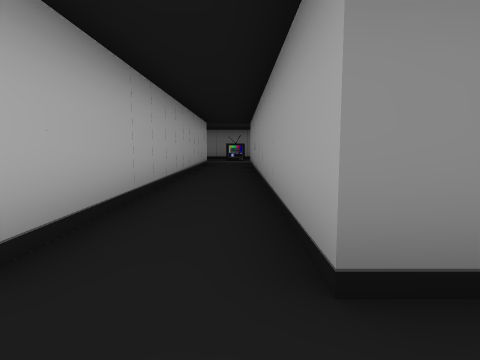
view 1 (above)

13 first-person views from a walk through a level from a Godot 3-D game. The camera is 1.5 m above the floor, tilts 6° down and sees 75° across. The floor is counted in squares, 2 m on a side. Each view is taken from the middle of a square. On the plan, view 1 faces up. The plan holds only what a view shows up to about 10 squares ahead; the rest is blank.

view 2
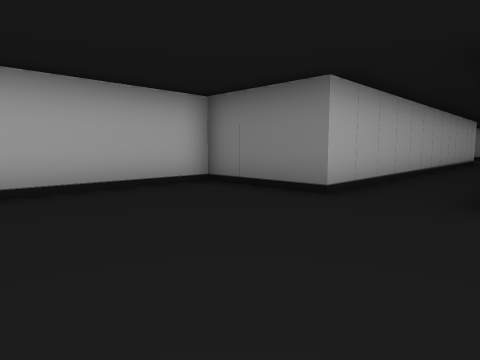

view 3
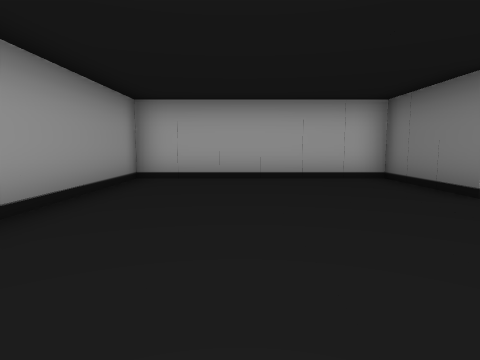

view 4
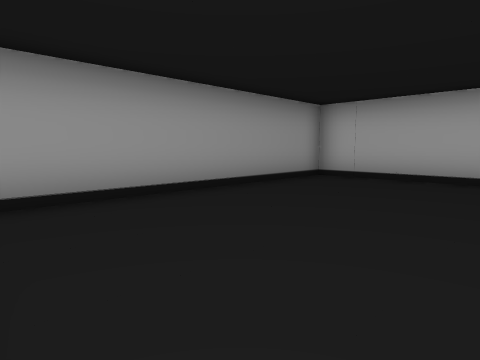

view 5
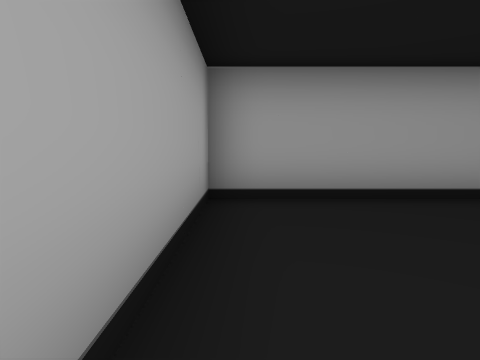

view 6
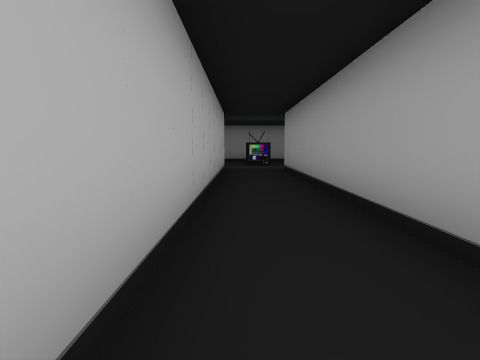

view 7
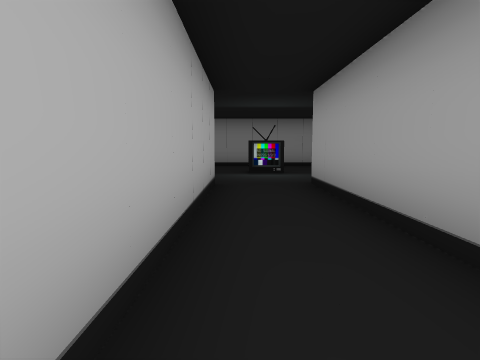

view 8
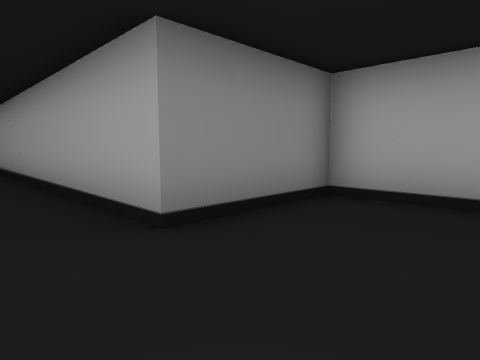

view 9
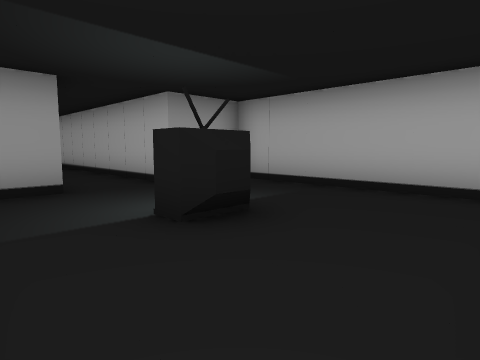

view 10
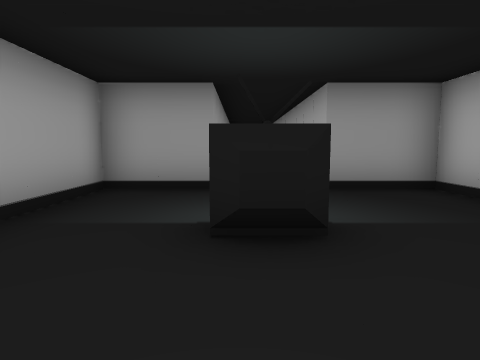

view 11
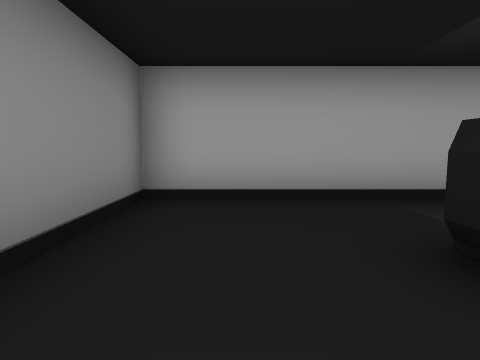

view 12
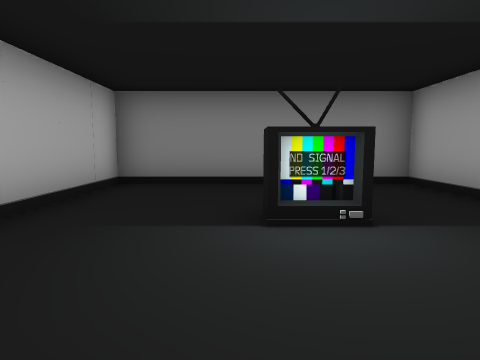

view 13
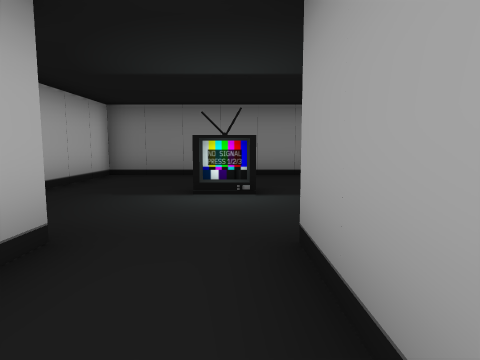

### Floor plan
Ten units are one square. View 1 is at (0, 0); x grows to the right and y downward. Boxes are objects, and circles mark ways between rooms. Rooms are numbered by the first view taken in them; rooms with no view inside come last. Other rooms are left out.
<svg viewBox="-50 -209 90 259">
<path fill="none" stroke="#000" d="M-15 -144 -15 -15 -45 -15 -45 45 35 45 35 -15 5 -15 5 -144M5 -144 25 -144 25 -204 -35 -204 -35 -144 -15 -144"/>
<rect x="-5" y="-175" width="10" height="10" fill="#bbb"><title>TV</title></rect>
<circle cx="-5" cy="-140" r="3" fill="#2a7"/>
<text x="-10" y="-20">1</text>
<text x="-10" y="-180">2</text>
</svg>
Room 1 opens to room 2.

Where each view was taken, in squares from view 1:
view 1: 0 up, 0 right, facing up
view 2: 3 down, 1 right, facing up-left
view 3: 2 down, 3 right, facing left
view 4: 0 up, 3 right, facing down-left
view 5: 0 up, 3 right, facing down
view 6: 4 up, 1 left, facing up
view 7: 8 up, 1 left, facing up
view 8: 1 down, 1 left, facing up-right
view 9: 20 up, 2 right, facing down-left
view 10: 20 up, 0 right, facing down
view 11: 19 up, 2 left, facing right
view 12: 14 up, 1 left, facing up
view 13: 12 up, 0 right, facing up
